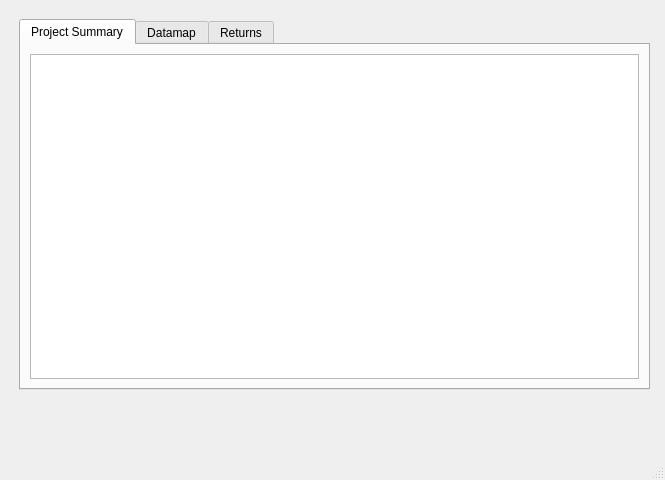
<?xml version="1.0" encoding="UTF-8"?>
<ui version="4.0">
 <class>MainWindow</class>
 <widget class="QMainWindow" name="MainWindow">
  <property name="geometry">
   <rect>
    <x>0</x>
    <y>0</y>
    <width>665</width>
    <height>480</height>
   </rect>
  </property>
  <property name="windowTitle">
   <string>xldigest</string>
  </property>
  <widget class="QWidget" name="centralwidget">
   <widget class="QTabWidget" name="tabWidget">
    <property name="geometry">
     <rect>
      <x>19</x>
      <y>19</y>
      <width>631</width>
      <height>371</height>
     </rect>
    </property>
    <property name="currentIndex">
     <number>0</number>
    </property>
    <widget class="QWidget" name="tab">
     <attribute name="title">
      <string>Project Summary</string>
     </attribute>
     <layout class="QHBoxLayout" name="horizontalLayout">
      <item>
       <widget class="QTableView" name="projectSummary"/>
      </item>
     </layout>
    </widget>
    <widget class="QWidget" name="tab_2">
     <attribute name="title">
      <string>Datamap</string>
     </attribute>
     <layout class="QHBoxLayout" name="horizontalLayout_2">
      <item>
       <layout class="QVBoxLayout" name="verticalLayout">
        <item>
         <widget class="QTableView" name="datamapConfig"/>
        </item>
        <item>
         <widget class="QPushButton" name="pushButton">
          <property name="text">
           <string>PushButton</string>
          </property>
         </widget>
        </item>
       </layout>
      </item>
     </layout>
    </widget>
    <widget class="QWidget" name="tab_5">
     <attribute name="title">
      <string>Returns</string>
     </attribute>
     <layout class="QHBoxLayout" name="horizontalLayout_5">
      <item>
       <widget class="QTableView" name="Returns"/>
      </item>
     </layout>
    </widget>
   </widget>
  </widget>
  <widget class="QMenuBar" name="menubar">
   <property name="geometry">
    <rect>
     <x>0</x>
     <y>0</y>
     <width>665</width>
     <height>19</height>
    </rect>
   </property>
  </widget>
  <widget class="QStatusBar" name="statusbar"/>
 </widget>
 <resources/>
 <connections/>
</ui>
